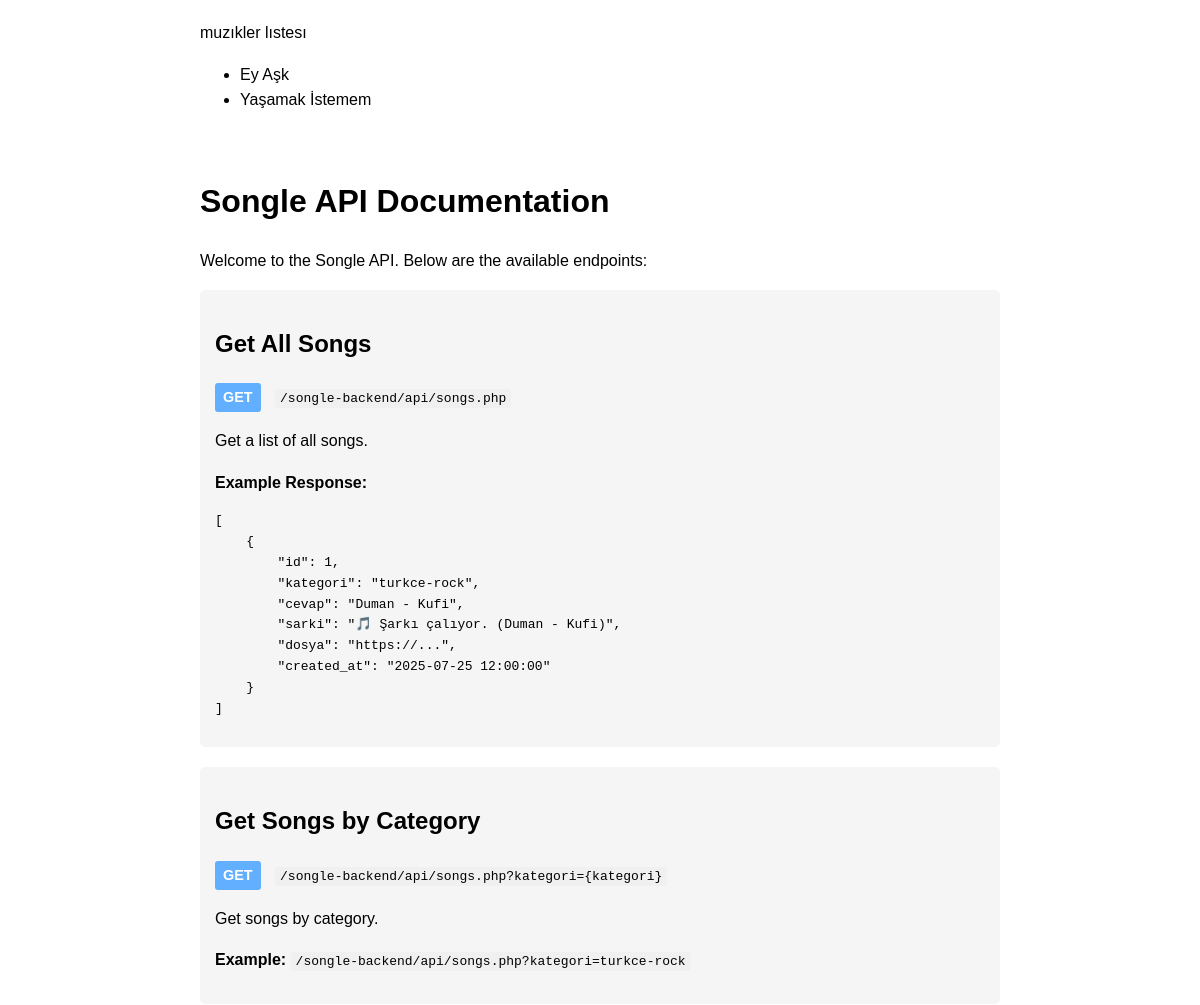
Before: / (upper part) with the older database file.
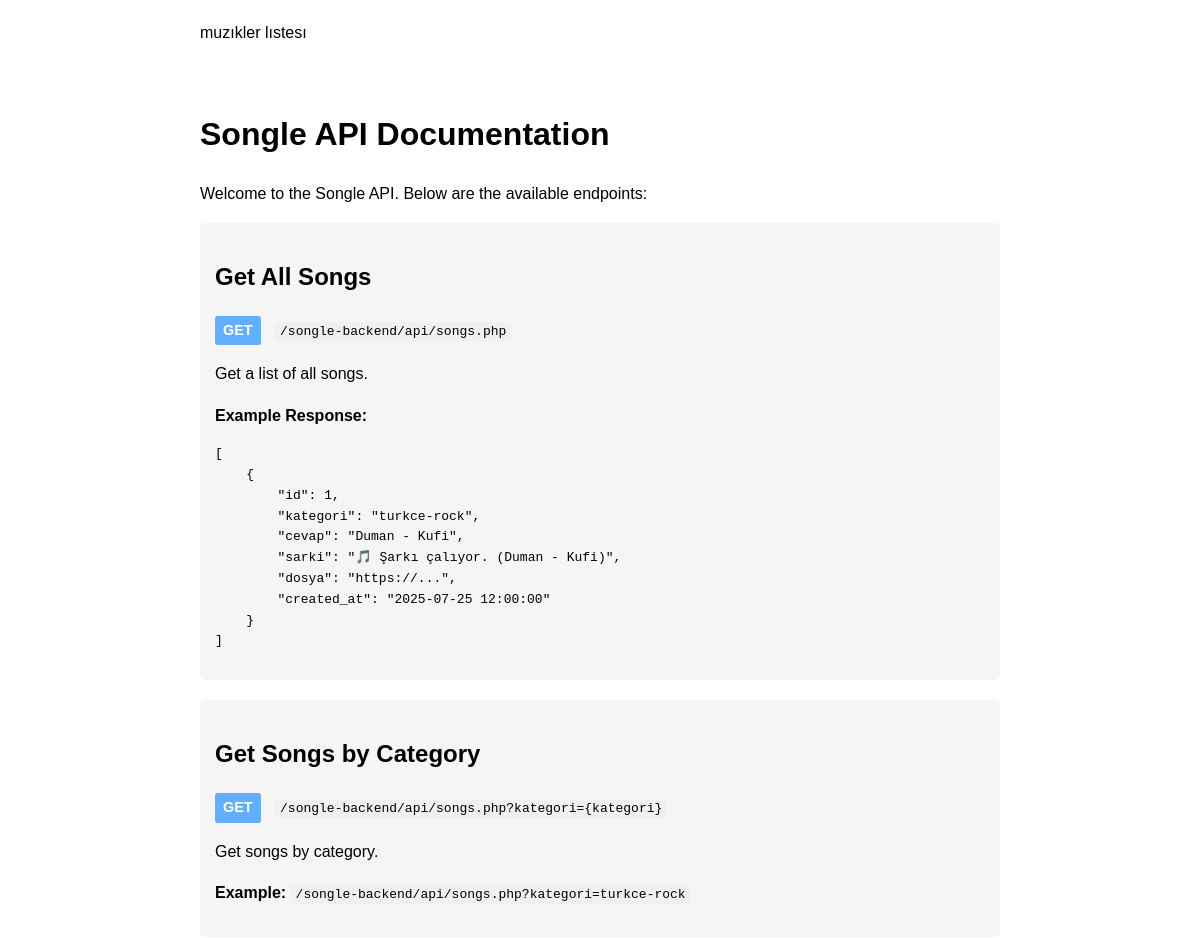
After: the same page with the newer database file.
### tables this page shows
CREATE TABLE `sarkilar` (
  `id` int(11) NOT NULL,
  `kategori` varchar(100) NOT NULL,
  `cevap` varchar(255) NOT NULL,
  `sarki` text NOT NULL,
  `dosya` text NOT NULL,
  `created_at` timestamp NOT NULL DEFAULT current_timestamp()
);

### index.php (the view, shortened to what this page needs)
<?php
require_once 'config/database.php';
?>
<!DOCTYPE html>
<html lang="en">
<head>
</head>
<body>
    <?php
     if(isset($_GET['id'])) {
        $id = $conn->real_escape_string($_GET['id']);
        $sql = "SELECT * FROM sarkilar WHERE id = $id";
    } else if(isset($_GET['kategori'])) {
        $kategori = $conn->real_escape_string($_GET['kategori']);
        $sql = "SELECT * FROM sarkilar WHERE kategori = '$kategori'";
    } else {
        $sql = "SELECT * FROM sarkilar";
    }
    $result = $conn->query($sql);
    $songs = [];
    if($result->num_rows > 0) {
        while($row = $result->fetch_assoc()) {
            $songs[] = $row;
        }
    }
    ?>
    muzıkler lıstesı
    <ul>
    <?php
    foreach($songs as $song) {
        echo "<li>" . $song['cevap'] . "</li>";
    }
    ?>
    </ul>
    <br>
    <h1>Songle API Documentation</h1>
    <p>Welcome to the Songle API. Below are the available endpoints:</p>
    <div class="endpoint">
        <h2>Get All Songs</h2>
        <div class="method get">GET</div> <code>/songle-backend/api/songs.php</code>
        <p>Get a list of all songs.</p>
        <p><strong>Example Response:</strong></p>
        <pre>[
    {
        "id": 1,
        "kategori": "turkce-rock",
        "cevap": "Duman - Kufi",
        "sarki": "🎵 Şarkı çalıyor. (Duman - Kufi)",
        "dosya": "https://...",
        "created_at": "2025-07-25 12:00:00"
    }
]</pre>
    </div>
    <div class="endpoint">
        <h2>Get Songs by Category</h2>
        <div class="method get">GET</div> <code>/songle-backend/api/songs.php?kategori={kategori}</code>
        <p>Get songs by category.</p>
        <p><strong>Example:</strong> <code>/songle-backend/api/songs.php?kategori=turkce-rock</code></p>
    </div>
</body>
</html>

### index.php (style rules this page uses)
body { font-family: Arial, sans-serif; line-height: 1.6; max-width: 800px; margin: 0 auto; padding: 20px; }
.endpoint { background-color: #f5f5f5; padding: 15px; margin-bottom: 20px; border-radius: 5px; }
code { background-color: #f0f0f0; padding: 2px 5px; border-radius: 3px; }
.method { display: inline-block; padding: 3px 8px; border-radius: 3px; color: white; font-weight: bold; margin-right: 10px; font-size: 0.9em; }
.get { background-color: #61affe; }

Changed rows visible on the page:
removed sarkilar: cevap "Ey Aşk"
removed sarkilar: cevap "Yaşamak İstemem"
